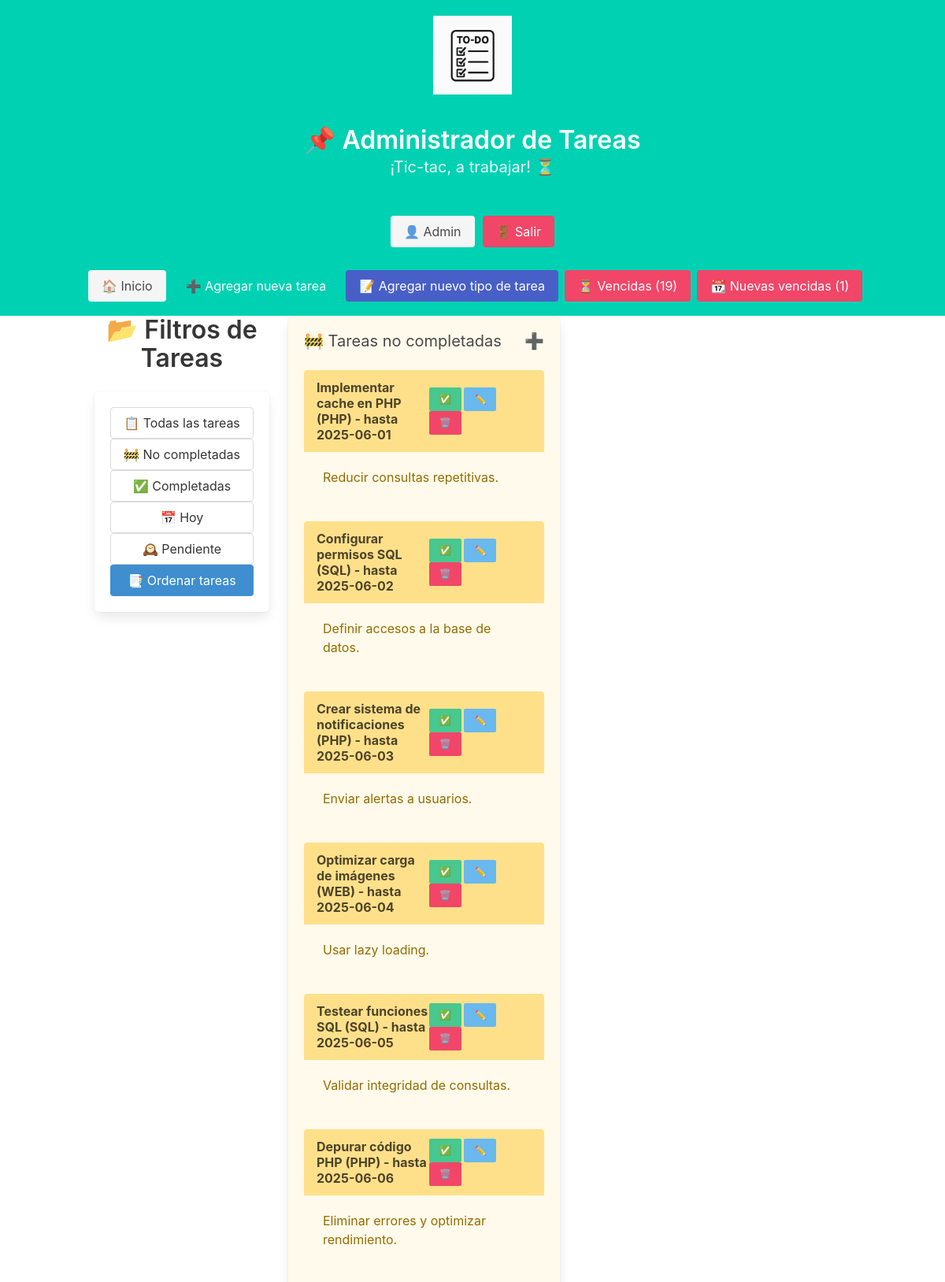
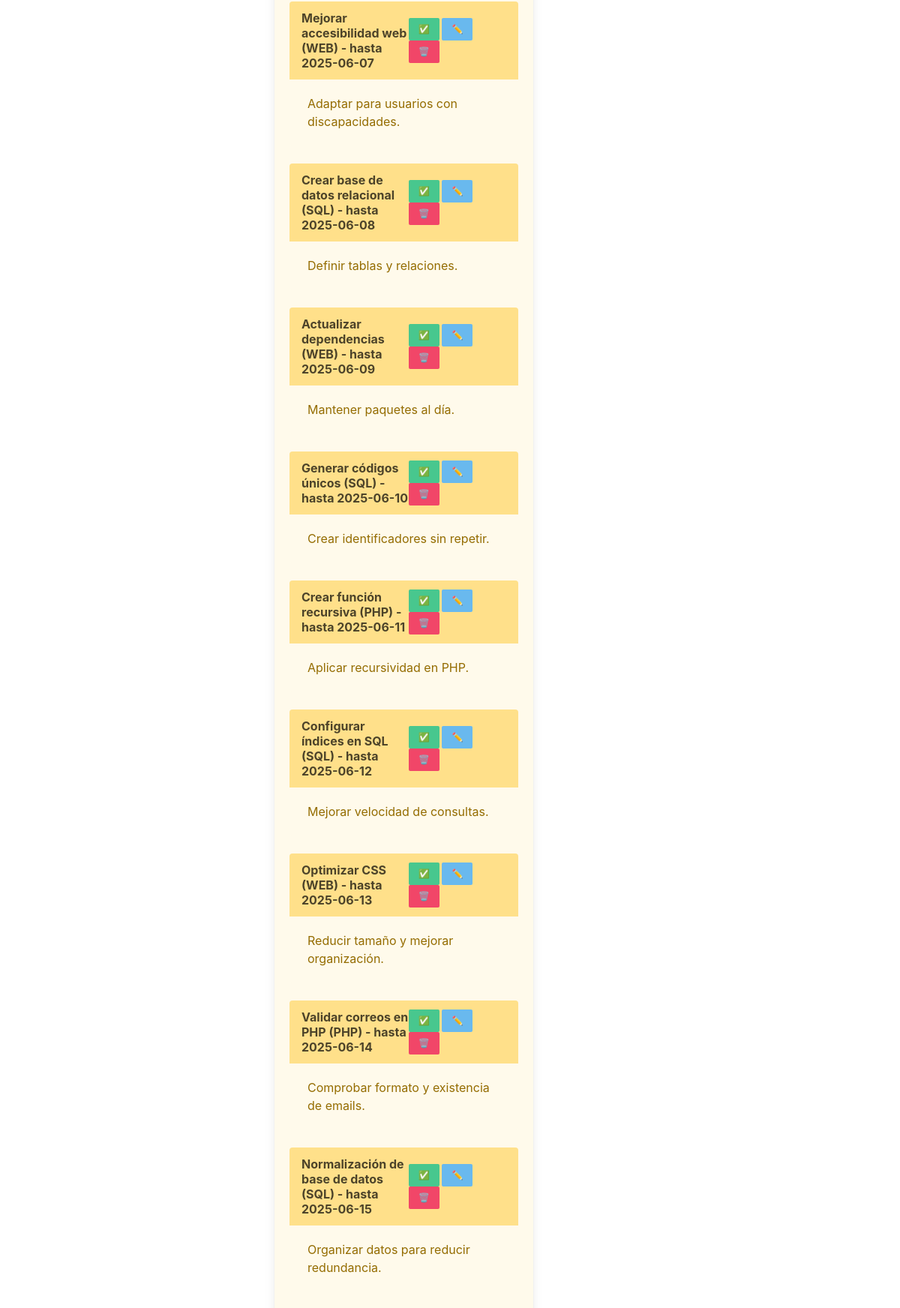
The app's page /index.php?filter=no_completadas (signed in, upper part) with its own data (2 pictures, top to bottom).
### tables this page shows
CREATE TABLE tareas (
    id INT AUTO_INCREMENT PRIMARY KEY,
    titulo VARCHAR(100) NOT NULL,
    descripcion TEXT,
    fecha_limite DATE,
    completada BOOLEAN DEFAULT 0
);

CREATE TABLE tipo_tarea (
    code_de_tarea INT PRIMARY KEY,
    tipo_de_tarea VARCHAR(50) NOT NULL
);

### auth.php (called while the page is built, shortened)
<?php
function es_admin() {
    return isset($_SESSION["usuario_rol"]) && $_SESSION["usuario_rol"] == "admin";
}
?>

### index.php (the view, shortened to what this page needs)
<?php
include 'config.php';
include 'auth.php';
 ?>
<?php
$tareasNoCompletadas = $conn->query("
    SELECT tareas.*, tipo_tarea.tipo_de_tarea
    FROM tareas
    LEFT JOIN tipo_tarea ON tareas.code_de_tarea = tipo_tarea.code_de_tarea
    WHERE completada = 0
    ORDER BY fecha_limite ASC
");
?>
<!DOCTYPE html>
<html>
<head>
    <link rel="stylesheet" href="https://cdn.jsdelivr.net/npm/bulma@0.9.4/css/bulma.min.css">
    <link rel="stylesheet" href="style.css">
</head>
<body>
   <?php include 'header.php';?>
<div class="container">
    <div class="columns">
        <aside class="column is-3">
            <h1 class="title has-text-centered">📂 Filtros de Tareas</h1>
            <div class="box">
                <a class="button is-fullwidth" href="index.php">📋 Todas las tareas</a>
                <a class="button is-fullwidth" href="?filter=no_completadas">🚧 No completadas</a>
                <a class="button is-fullwidth" href="?filter=completadas">✅ Completadas</a>
                <a class="button is-fullwidth" href="?filter=hoy">📅 Hoy</a>
                <a class="button is-fullwidth" href="?filter=pendiente">🕰️ Pendiente</a>
                <a class="button is-fullwidth is-info" href="?filter=ordenar">📑 Ordenar tareas</a>
            </div>
        </aside>
        <?php if (!isset($_GET['form']) && !isset($_GET['form_tipo_tarea'])): ?>
        <div class="column is-9">
            <div class="columns is-multiline">
                 <?php if (!isset($_GET['filter']) || $_GET['filter'] == 'no_completadas'): ?>
                    <div class="column is-half">
                        <div class="box has-background-warning-light">
                            <h2 class="subtitle" onclick="toggleBox('noCompletadas')" style="cursor: pointer;">
                                🚧 Tareas no completadas
                                <span id="icon-noCompletadas" style="float: right;">➕</span>
                            </h2>
                            <div id="noCompletadas" <?php if (!isset($_GET['filter'])): ?>style="display: none;"<?php endif;?>>
                                <?php while ($row = $tareasNoCompletadas->fetch_assoc()): ?>
                                <article class="message is-warning">
                                    <div class="message-header">
                                        <p><?= htmlspecialchars($row['titulo']) ?>
                                            (<?= !empty($row['tipo_de_tarea']) ? htmlspecialchars($row['tipo_de_tarea']) : 'Sin tipo' ?>)
                                            - hasta <?= htmlspecialchars($row['fecha_limite']) ?></p>
                                        <div class="botones">
                                            <a class="button is-small is-success" href="completar.php?id=<?= $row['id'] ?>">✅</a>
                                            <?php if (es_admin()): ?>
                                                <a class="button is-small is-info" href="editar.php?id=<?= $row['id'] ?>">✏️</a>
                                                <a class="button is-small is-danger" href="eliminar.php?id=<?= $row['id'] ?>">🗑️</a>
                                            <?php endif; ?>
                                        </div>
                                    </div>
                                    <div class="message-body">
                                        <?= htmlspecialchars($row['descripcion']) ?>
                                    </div>
                                </article>
                                <?php endwhile; ?>
                            </div>
                        </div>
                    </div>
                    <?php endif; ?>
            </div>
        </div>
        <?php endif; ?>
    </div>
</div>
</body>
</html>

### style.css (style rules this page uses)
.botones { width: 150px; }
@media screen and (min-width: 1024px) { aside.column.is-3 { position: sticky; top: 190px; align-self: flex-start; z-index: 999; } }
.button.is-small.is-info { background-color: #69b9ee; }
.message-header p { width: 299px; }
@media screen and (max-width: 1220px) { .botones, .botonescompletadas { width: 100%; } }

### records on screen
tareas: titulo "Implementar cache en PHP", code_de_tarea.tipo_de_tarea "PHP", fecha_limite "2025-06-01", descripcion "Reducir consultas repetitivas."
tareas: titulo "Configurar permisos SQL", code_de_tarea.tipo_de_tarea "SQL", fecha_limite "2025-06-02", descripcion "Definir accesos a la base de datos."
tareas: titulo "Crear sistema de notificaciones", code_de_tarea.tipo_de_tarea "PHP", fecha_limite "2025-06-03", descripcion "Enviar alertas a usuarios."
tareas: titulo "Optimizar carga de imágenes", code_de_tarea.tipo_de_tarea "WEB", fecha_limite "2025-06-04", descripcion "Usar lazy loading."
tareas: titulo "Testear funciones SQL", code_de_tarea.tipo_de_tarea "SQL", fecha_limite "2025-06-05", descripcion "Validar integridad de consultas."
tareas: titulo "Depurar código PHP", code_de_tarea.tipo_de_tarea "PHP", fecha_limite "2025-06-06", descripcion "Eliminar errores y optimizar rendimiento."
tareas: titulo "Mejorar accesibilidad web", code_de_tarea.tipo_de_tarea "WEB", fecha_limite "2025-06-07", descripcion "Adaptar para usuarios con discapacidades."
tareas: titulo "Crear base de datos relacional", code_de_tarea.tipo_de_tarea "SQL", fecha_limite "2025-06-08", descripcion "Definir tablas y relaciones."
tareas: titulo "Actualizar dependencias", code_de_tarea.tipo_de_tarea "WEB", fecha_limite "2025-06-09", descripcion "Mantener paquetes al día."
tareas: titulo "Generar códigos únicos", code_de_tarea.tipo_de_tarea "SQL", fecha_limite "2025-06-10", descripcion "Crear identificadores sin repetir."
tareas: titulo "Crear función recursiva", code_de_tarea.tipo_de_tarea "PHP", fecha_limite "2025-06-11", descripcion "Aplicar recursividad en PHP."
tareas: titulo "Configurar índices en SQL", code_de_tarea.tipo_de_tarea "SQL", fecha_limite "2025-06-12", descripcion "Mejorar velocidad de consultas."
tareas: titulo "Optimizar CSS", code_de_tarea.tipo_de_tarea "WEB", fecha_limite "2025-06-13", descripcion "Reducir tamaño y mejorar organización."
tareas: titulo "Validar correos en PHP", code_de_tarea.tipo_de_tarea "PHP", fecha_limite "2025-06-14", descripcion "Comprobar formato y existencia de emails."
tareas: titulo "Normalización de base de datos", code_de_tarea.tipo_de_tarea "SQL", fecha_limite "2025-06-15", descripcion "Organizar datos para reducir redundancia."

### other values on screen
$_SESSION["usuario_nombre"] "Admin"
$totalVencidas['total'] "19"
$nuevasVencidas['nuevos'] "1"
